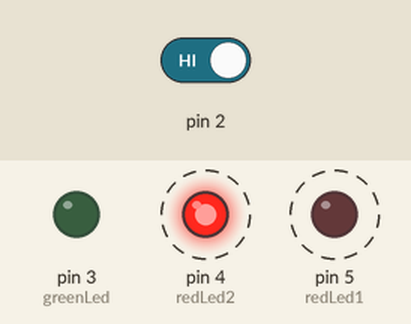
Recording of a sketch running on a simulated Arduino Uno, built with avr-gcc and run on an emulated ATmega328P. Shown: output pins drawn as LEDs (lit = HIGH). Dashed ring = blinking. The test bench sets the inputs (shaded band); at power-on: pin 2 HIGH.

Above: at 1.8 s.
1.9 s: pin 2 driven LOW
At 2.4 s:
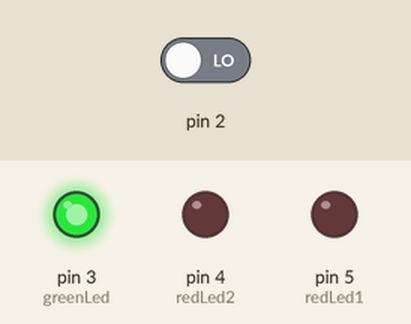
3.5 s: pin 2 driven HIGH
At 3.62 s:
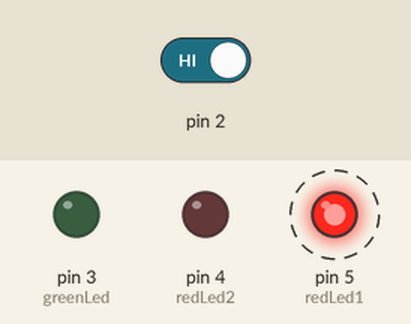
Timing chart, 0 to 12.5 s (numbered marks = the images above; inputs shaded):
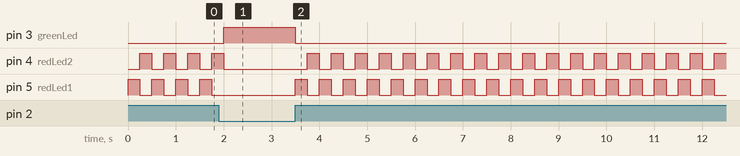

Measured:
- after the input at 1.9 s, pin 3 (greenLed): LOW → HIGH after 0.10 s; pin 4 (redLed2): goes on until 2.0 s, then stays LOW; pin 5 (redLed1): stops changing and stays LOW
- after the input at 3.5 s, pin 3 (greenLed): HIGH → LOW at once; pin 4 (redLed2): alternates HIGH for 0.25 s and LOW for 0.25 s, starting after 0.25 s; pin 5 (redLed1): alternates HIGH for 0.25 s and LOW for 0.25 s, starting at once
- by itself, pin 4 (redLed2), pin 5 (redLed1): alternates HIGH for 0.25 s and LOW for 0.25 s

The sketch:

SpaceShipInterface.ino
```cpp
int switchState = 0;
int redLed1 = 5;
int redLed2 = 4;
int greenLed = 3;

void setup() {
  Serial.begin(9600);
  pinMode(switchState, INPUT);
  pinMode(redLed1, OUTPUT);
  pinMode(redLed2, OUTPUT);
  pinMode(greenLed, OUTPUT);

}

void loop() {
  switchState = digitalRead(2);
  if (switchState == LOW){
    digitalWrite(greenLed, HIGH);
    digitalWrite(redLed2, LOW);
    digitalWrite(redLed1, LOW);
  }

  else {
    digitalWrite(greenLed, LOW);
    digitalWrite(redLed2, LOW);
    digitalWrite(redLed1, HIGH);
    delay(250);

    digitalWrite(redLed2, HIGH);
    digitalWrite(redLed1, LOW);
    delay(250);
  }

}
```
